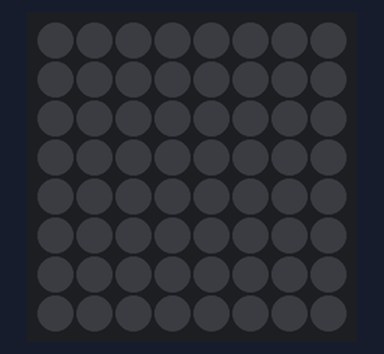
Bench run of a program on a simulated Raspberry Pi (BCM pin numbers) with a Sense HAT. Parts: the Sense HAT's 8×8 RGB LED matrix. Dim RGB values are drawn brighter than linear; random numbers come from a fixed seed.

Above: at 0.1 s.
At 2.1 s:
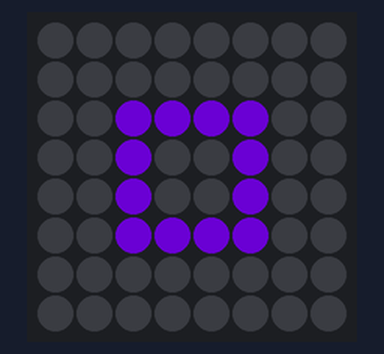
At 3.1 s:
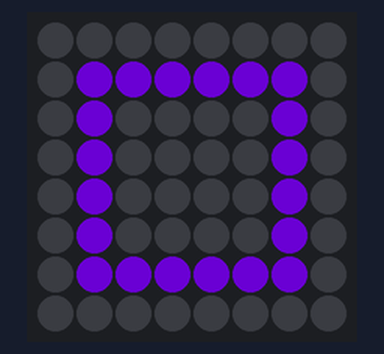
At 4.1 s:
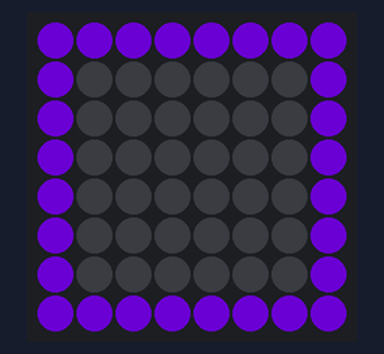
At 7.1 s:
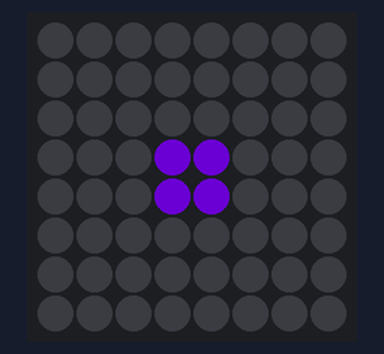

The program:

rect_animated.py
```python
from sense_hat import SenseHat
from time import sleep
from random import randint

sense = SenseHat()

r = (randint(0, 255), randint(0, 255), randint(0, 255))
z = (0, 0, 0)

start_end = [
	z,z,z,z,z,z,z,z,
	z,z,z,z,z,z,z,z,
	z,z,z,z,z,z,z,z,
	z,z,z,z,z,z,z,z,
	z,z,z,z,z,z,z,z,
	z,z,z,z,z,z,z,z,
	z,z,z,z,z,z,z,z,
	z,z,z,z,z,z,z,z
]

rect_1 = [
	z,z,z,z,z,z,z,z,
	z,z,z,z,z,z,z,z,
	z,z,z,z,z,z,z,z,
	z,z,z,r,r,z,z,z,
	z,z,z,r,r,z,z,z,
	z,z,z,z,z,z,z,z,
	z,z,z,z,z,z,z,z,
	z,z,z,z,z,z,z,z
]

rect_2 = [
	z,z,z,z,z,z,z,z,
	z,z,z,z,z,z,z,z,
	z,z,r,r,r,r,z,z,
	z,z,r,z,z,r,z,z,
	z,z,r,z,z,r,z,z,
	z,z,r,r,r,r,z,z,
	z,z,z,z,z,z,z,z,
	z,z,z,z,z,z,z,z
]

rect_3 = [
	z,z,z,z,z,z,z,z,
	z,r,r,r,r,r,r,z,
	z,r,z,z,z,z,r,z,
	z,r,z,z,z,z,r,z,
	z,r,z,z,z,z,r,z,
	z,r,z,z,z,z,r,z,
	z,r,r,r,r,r,r,z,
	z,z,z,z,z,z,z,z
]

rect_4 = [
	r,r,r,r,r,r,r,r,
	r,z,z,z,z,z,z,r,
	r,z,z,z,z,z,z,r,
	r,z,z,z,z,z,z,r,
	r,z,z,z,z,z,z,r,
	r,z,z,z,z,z,z,r,
	r,z,z,z,z,z,z,r,
	r,r,r,r,r,r,r,r
]

while True:
	sense.set_pixels(start_end)
	sleep(1)
	sense.set_pixels(rect_1)
	sleep(1)
	sense.set_pixels(rect_2)
	sleep(1)
	sense.set_pixels(rect_3)
	sleep(1)
	sense.set_pixels(rect_4)
	sleep(1)
	sense.set_pixels(rect_3)
	sleep(1)
	sense.set_pixels(rect_2)
	sleep(1)
	sense.set_pixels(rect_1)
	sleep(1)
```

Measured:
- by itself, everything shown: repeats every 8.0 s, in 8 steps
- what the display in image 1 shows lasts 1.0 s, from 2.0 s to 3.0 s
